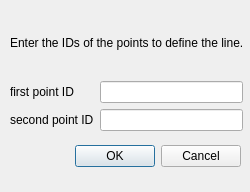
<?xml version="1.0" encoding="UTF-8"?>
<ui version="4.0">
 <class>AddLineDialog</class>
 <widget class="QDialog" name="AddLineDialog">
  <property name="geometry">
   <rect>
    <x>0</x>
    <y>0</y>
    <width>250</width>
    <height>192</height>
   </rect>
  </property>
  <property name="windowTitle">
   <string>Add Line</string>
  </property>
  <widget class="QDialogButtonBox" name="buttonBox">
   <property name="geometry">
    <rect>
     <x>70</x>
     <y>140</y>
     <width>171</width>
     <height>32</height>
    </rect>
   </property>
   <property name="orientation">
    <enum>Qt::Horizontal</enum>
   </property>
   <property name="standardButtons">
    <set>QDialogButtonBox::Cancel|QDialogButtonBox::Ok</set>
   </property>
  </widget>
  <widget class="QWidget" name="verticalLayoutWidget">
   <property name="geometry">
    <rect>
     <x>10</x>
     <y>10</y>
     <width>233</width>
     <height>121</height>
    </rect>
   </property>
   <layout class="QVBoxLayout" name="verticalLayout">
    <item>
     <widget class="QLabel" name="label_3">
      <property name="text">
       <string>Enter the IDs of the points to define the line.</string>
      </property>
     </widget>
    </item>
    <item>
     <layout class="QGridLayout" name="gridLayout">
      <item row="1" column="1">
       <widget class="QLineEdit" name="sPointLineEdit">
        <property name="text">
         <string/>
        </property>
       </widget>
      </item>
      <item row="1" column="0">
       <widget class="QLabel" name="label_2">
        <property name="text">
         <string>second point ID</string>
        </property>
       </widget>
      </item>
      <item row="0" column="1">
       <widget class="QLineEdit" name="fPointLineEdit">
        <property name="text">
         <string/>
        </property>
       </widget>
      </item>
      <item row="0" column="0">
       <widget class="QLabel" name="label">
        <property name="text">
         <string>first point ID</string>
        </property>
       </widget>
      </item>
     </layout>
    </item>
   </layout>
  </widget>
 </widget>
 <resources/>
 <connections>
  <connection>
   <sender>buttonBox</sender>
   <signal>accepted()</signal>
   <receiver>AddLineDialog</receiver>
   <slot>accept()</slot>
   <hints>
    <hint type="sourcelabel">
     <x>248</x>
     <y>254</y>
    </hint>
    <hint type="destinationlabel">
     <x>157</x>
     <y>274</y>
    </hint>
   </hints>
  </connection>
  <connection>
   <sender>buttonBox</sender>
   <signal>rejected()</signal>
   <receiver>AddLineDialog</receiver>
   <slot>reject()</slot>
   <hints>
    <hint type="sourcelabel">
     <x>316</x>
     <y>260</y>
    </hint>
    <hint type="destinationlabel">
     <x>286</x>
     <y>274</y>
    </hint>
   </hints>
  </connection>
 </connections>
</ui>
